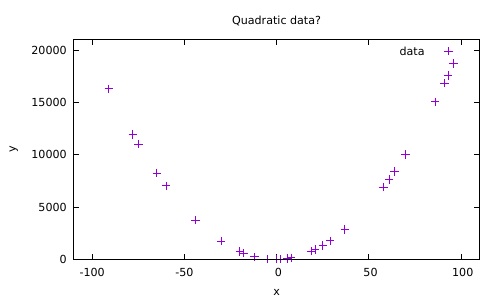

The script that saved this image:
set datafile separator ","
plot  'quadratic.txt' using 1:2 title 'data'

set title "Quadratic data?"
set xrange [-110:110]
set yrange [-10:21000]
set xlabel "x"
set ylabel "y"
set output "quadratic.pdf"
set terminal pdf enhanced color
replot
